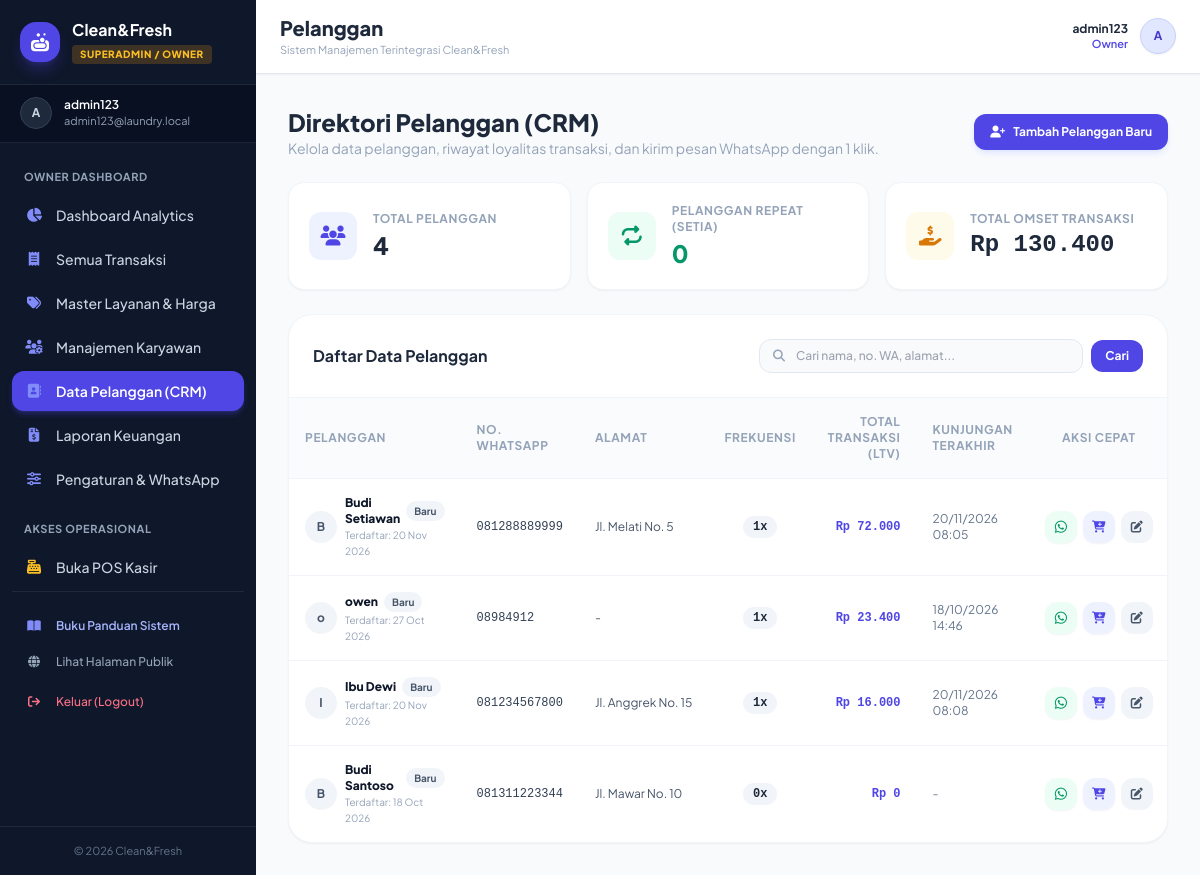
/admin/pelanggan.php (signed in), run on the app's committed database.
### tables this page shows
CREATE TABLE `settings` (
  `id` int(11) NOT NULL,
  `nama_laundry` varchar(150) NOT NULL DEFAULT 'Clean&Fresh Laundry',
  `alamat` text DEFAULT NULL,
  `whatsapp` varchar(30) DEFAULT NULL,
  `logo` varchar(255) DEFAULT NULL,
  `wa_gateway_provider` varchar(50) DEFAULT 'manual',
  `wa_api_key` varchar(255) DEFAULT NULL,
  `wa_domain` varchar(255) DEFAULT 'https://api.fonnte.com',
  `wa_template_order` text DEFAULT NULL,
  `wa_template_ready` text DEFAULT NULL,
  `receipt_footer` text DEFAULT NULL,
  `schema_version` int(11) DEFAULT 1,
  `updated_at` datetime DEFAULT current_timestamp() ON UPDATE current_timestamp(),
  PRIMARY KEY (`id`)
);

CREATE TABLE `users` (
  `id` int(11) NOT NULL AUTO_INCREMENT,
  `name` varchar(150) NOT NULL,
  `email` varchar(150) DEFAULT NULL,
  `username` varchar(50) NOT NULL,
  `password` varchar(255) NOT NULL,
  `phone` varchar(30) DEFAULT NULL,
  `nama_lengkap` varchar(100) DEFAULT NULL,
  `role` enum('superadmin','admin','customer') NOT NULL DEFAULT 'admin',
  `address` text DEFAULT NULL,
  `created_at` datetime DEFAULT current_timestamp(),
  PRIMARY KEY (`id`),
  KEY `idx_users_role_phone` (`role`,`phone`)
);

### admin/pelanggan.php (the view, shortened to what the rows shown need)
<?php
require_once '../includes/auth_check.php';
$search_cond = "";
$page = max(1, (int)($_GET['page'] ?? 1));
$per_page = 15;
$offset = ($page - 1) * $per_page;
$query_customers = "SELECT
    u.id,
    u.name,
    u.phone,
    u.address,
    u.created_at,
    COUNT(o.id) as total_orders,
    COALESCE(SUM(o.total_amount), 0) as total_spent,
    MAX(o.created_at) as last_order_date
FROM users u
LEFT JOIN orders o ON (o.customer_id = u.id OR (u.phone != '' AND o.customer_phone = u.phone))
WHERE u.role = 'customer' $search_cond
GROUP BY u.id
ORDER BY total_spent DESC, total_orders DESC, u.name ASC
LIMIT $per_page OFFSET $offset";
$res_customers = mysqli_query($conn, $query_customers);
require_once '../layout/header.php';
?>
<div class="mb-6 flex flex-col sm:flex-row justify-between items-start sm:items-center gap-4">
    <div>
        <h1 class="text-2xl font-black text-slate-800">Direktori Pelanggan (CRM)</h1>
    </div>
</div>
<div class="bg-white rounded-3xl shadow-sm border border-slate-100 overflow-hidden">
    <div class="overflow-x-auto">
        <table class="w-full text-left text-xs">
            <thead class="bg-slate-50/75 text-slate-400 font-bold uppercase tracking-wider border-b border-slate-100">
                <tr>
                    <th class="p-4">Pelanggan</th>
                    <th class="p-4">No. WhatsApp</th>
                    <th class="p-4">Alamat</th>
                    <th class="p-4 text-center">Frekuensi</th>
                    <th class="p-4 text-right">Total Transaksi (LTV)</th>
                    <th class="p-4">Kunjungan Terakhir</th>
                    <th class="p-4 text-center">Aksi Cepat</th>
                </tr>
            </thead>
            <tbody class="divide-y divide-slate-100">
                <?php if (mysqli_num_rows($res_customers) > 0): ?>
                    <?php while ($c = mysqli_fetch_assoc($res_customers)):
                        $total_orders = (int)$c['total_orders'];
                        $total_spent = (float)$c['total_spent'];
                        if ($total_orders >= 10) {
                            $badge = '<span class="px-2 py-0.5 bg-amber-100 text-amber-800 rounded-full text-[10px] font-black"><i class="fas fa-crown text-[9px] mr-1"></i>VIP</span>';
                        } elseif ($total_orders >= 4) {
                            $badge = '<span class="px-2 py-0.5 bg-indigo-100 text-indigo-800 rounded-full text-[10px] font-black"><i class="fas fa-star text-[9px] mr-1"></i>Loyal</span>';
                        } else {
                            $badge = '<span class="px-2 py-0.5 bg-slate-100 text-slate-600 rounded-full text-[10px] font-bold">Baru</span>';
                        }
                        $wa_clean = preg_replace('/[^0-9]/', '', $c['phone'] ?? '');
                        if (substr($wa_clean, 0, 1) === '0') $wa_clean = '62' . substr($wa_clean, 1);
                        $greeting = "Halo Kak " . $c['name'] . ", terima kasih telah mempercayakan pakaian Anda di " . $sys_settings['nama_laundry'] . ". Apakah ada yang bisa kami bantu?";
                        $wa_chat_url = "https://wa.me/" . $wa_clean . "?text=" . rawurlencode($greeting);
                        $pos_url = "pos.php?customer_id=" . $c['id'] . "&name=" . urlencode($c['name']) . "&phone=" . urlencode($c['phone']) . "&address=" . urlencode($c['address']);
                    ?>
                    <tr class="hover:bg-slate-50/60 transition">
                        <td class="p-4">
                            <div class="flex items-center gap-2">
                                <span class="w-8 h-8 rounded-full bg-slate-100 text-slate-600 flex items-center justify-center font-bold text-xs shrink-0">
                                    <?= substr($c['name'], 0, 1); ?>
                                </span>
                                <div>
                                    <div class="font-extrabold text-slate-900 flex items-center gap-1.5">
                                        <?= htmlspecialchars($c['name']); ?>
                                        <?= $badge; ?>
                                    </div>
                                    <span class="text-[10px] text-slate-400">Terdaftar: <?= date('d M Y', strtotime($c['created_at'])); ?></span>
                                </div>
                            </div>
                        </td>
                        <td class="p-4 font-mono font-medium text-slate-700">
                            <?= htmlspecialchars($c['phone'] ?: '-'); ?>
                        </td>
                        <td class="p-4 text-slate-600 max-w-xs truncate" title="<?= htmlspecialchars($c['address']); ?>">
                            <?= htmlspecialchars($c['address'] ?: '-'); ?>
                        </td>
                        <td class="p-4 text-center">
                            <span class="px-2.5 py-1 bg-slate-100 text-slate-800 rounded-xl font-bold font-mono">
                                <?= $total_orders; ?>x
                            </span>
                        </td>
                        <td class="p-4 text-right font-mono font-bold text-indigo-600">
                            Rp <?= number_format($total_spent, 0, ',', '.'); ?>
                        </td>
                        <td class="p-4 text-slate-500">
                            <?= !empty($c['last_order_date']) ? date('d/m/Y H:i', strtotime($c['last_order_date'])) : '-'; ?>
                        </td>
                        <td class="p-4 text-center">
                            <div class="flex items-center justify-center gap-1.5">
                                <?php if (!empty($c['phone'])): ?>
                                    <a href="<?= $wa_chat_url; ?>" target="_blank" class="w-8 h-8 rounded-xl bg-emerald-50 text-emerald-600 hover:bg-emerald-600 hover:text-white flex items-center justify-center transition shadow-sm" title="Chat WhatsApp">
                                        <i class="fab fa-whatsapp text-sm"></i>
                                    </a>
                                <?php endif; ?>
                                <a href="<?= $pos_url; ?>" class="w-8 h-8 rounded-xl bg-indigo-50 text-indigo-600 hover:bg-indigo-600 hover:text-white flex items-center justify-center transition shadow-sm" title="Buat Pesanan Baru di POS">
                                    <i class="fas fa-cart-plus text-xs"></i>
                                </a>
                                <button type="button"
                                        onclick="openEditModal(<?= $c['id']; ?>, '<?= addslashes($c['name']); ?>', '<?= addslashes($c['phone']); ?>', '<?= addslashes($c['address']); ?>')"
                                        class="w-8 h-8 rounded-xl bg-slate-100 text-slate-600 hover:bg-slate-200 flex items-center justify-center transition" title="Edit Data">
                                    <i class="fas fa-edit text-xs"></i>
                                </button>
                            </div>
                        </td>
                    </tr>
                    <?php endwhile; ?>
                <?php endif; ?>
            </tbody>
        </table>
    </div>
</div>
<?php require_once '../layout/footer.php'; ?>

### layout/header.php (shortened to what the rows shown need)
<?php
require_once __DIR__ . '/../config/database.php';
$sys_settings = get_settings($conn);
$user_role = $_SESSION['role'] ?? 'guest';
$current_page = basename($_SERVER['PHP_SELF']);
$current_dir = basename(dirname($_SERVER['PHP_SELF']));
?>
<!DOCTYPE html>
<html lang="id">
<head>
    <script src="https://cdn.tailwindcss.com"></script>
    <link rel="stylesheet" href="https://cdnjs.cloudflare.com/ajax/libs/font-awesome/6.4.0/css/all.min.css">
</head>
<body class="bg-slate-50 text-slate-800 antialiased min-h-screen flex flex-col md:flex-row" x-data="{ mobileMenu: false }">
    <aside id="sidebar"
           :class="mobileMenu ? 'translate-x-0 shadow-2xl' : '-translate-x-full md:translate-x-0'"
           class="fixed inset-y-0 left-0 z-50 w-72 md:w-64 bg-slate-900 text-slate-200 flex flex-col shrink-0 min-h-screen md:static transition-transform duration-300 ease-in-out no-print">
        <div class="p-5 border-b border-slate-800 flex items-center justify-between">
            <div class="flex items-center gap-3">
                <div>
                    <h1 class="font-bold text-white text-base leading-tight truncate w-36"><?= htmlspecialchars($sys_settings['nama_laundry']); ?></h1>
                    <span class="inline-block px-2 py-0.5 rounded text-[10px] font-black tracking-wider uppercase mt-0.5
                        <?= $user_role === 'superadmin' ? 'bg-amber-500/20 text-amber-400' : 'bg-indigo-500/20 text-indigo-400'; ?>">
                        <?= $user_role === 'superadmin' ? 'Superadmin / Owner' : 'Admin / Kasir'; ?>
                    </span>
                </div>
            </div>
        </div>
        <div class="px-5 py-3 bg-slate-950/40 border-b border-slate-800/80 flex items-center gap-3">
            <div class="w-8 h-8 rounded-full bg-slate-800 flex items-center justify-center text-slate-300 font-bold text-xs uppercase border border-slate-700">
            </div>
            <div class="overflow-hidden">
            </div>
        </div>
        <nav class="flex-1 px-3 py-4 space-y-1 overflow-y-auto text-sm font-medium">
            <?php if ($user_role === 'superadmin'): ?>
                <div class="text-[11px] font-bold uppercase text-slate-400 px-3 pt-2 pb-1 tracking-wider">Owner Dashboard</div>
                <a href="../superadmin/index.php" class="flex items-center gap-3 px-3 py-2.5 rounded-xl transition <?= ($current_page == 'index.php' && $current_dir == 'superadmin') ? 'bg-indigo-600 text-white font-semibold shadow-md shadow-indigo-600/30' : 'text-slate-300 hover:bg-slate-800 hover:text-white'; ?>">
                </a>
                <a href="../superadmin/transaksi.php" class="flex items-center gap-3 px-3 py-2.5 rounded-xl transition <?= ($current_page == 'transaksi.php') ? 'bg-indigo-600 text-white font-semibold shadow-md shadow-indigo-600/30' : 'text-slate-300 hover:bg-slate-800 hover:text-white'; ?>">
                </a>
                <a href="../superadmin/layanan.php" class="flex items-center gap-3 px-3 py-2.5 rounded-xl transition <?= ($current_page == 'layanan.php') ? 'bg-indigo-600 text-white font-semibold shadow-md shadow-indigo-600/30' : 'text-slate-300 hover:bg-slate-800 hover:text-white'; ?>">
                </a>
                <a href="../superadmin/karyawan.php" class="flex items-center gap-3 px-3 py-2.5 rounded-xl transition <?= ($current_page == 'karyawan.php') ? 'bg-indigo-600 text-white font-semibold shadow-md shadow-indigo-600/30' : 'text-slate-300 hover:bg-slate-800 hover:text-white'; ?>">
                </a>
                <a href="../superadmin/pelanggan.php" class="flex items-center gap-3 px-3 py-2.5 rounded-xl transition <?= ($current_page == 'pelanggan.php') ? 'bg-indigo-600 text-white font-semibold shadow-md shadow-indigo-600/30' : 'text-slate-300 hover:bg-slate-800 hover:text-white'; ?>">
                </a>
                <a href="../superadmin/laporan.php" class="flex items-center gap-3 px-3 py-2.5 rounded-xl transition <?= ($current_page == 'laporan.php') ? 'bg-indigo-600 text-white font-semibold shadow-md shadow-indigo-600/30' : 'text-slate-300 hover:bg-slate-800 hover:text-white'; ?>">
                </a>
                <a href="../superadmin/pengaturan.php" class="flex items-center gap-3 px-3 py-2.5 rounded-xl transition <?= ($current_page == 'pengaturan.php') ? 'bg-indigo-600 text-white font-semibold shadow-md shadow-indigo-600/30' : 'text-slate-300 hover:bg-slate-800 hover:text-white'; ?>">
                </a>
                <div class="text-[11px] font-bold uppercase text-slate-400 px-3 pt-4 pb-1 tracking-wider">Akses Operasional</div>
                <a href="../admin/pos.php" class="flex items-center gap-3 px-3 py-2.5 rounded-xl text-slate-300 hover:bg-slate-800 hover:text-white transition">
                </a>
            <?php endif; ?>
            <div class="pt-4 border-t border-slate-800 mt-4">
            </div>
        </nav>
        <div class="p-4 border-t border-slate-800 text-center text-[11px] text-slate-500">
            &copy; <?= date('Y'); ?> <?= htmlspecialchars($sys_settings['nama_laundry']); ?>
        </div>
    </aside>
    <main class="flex-1 flex flex-col min-w-0 w-full overflow-y-auto">
        <header id="top-bar" class="bg-white border-b border-slate-200 px-4 sm:px-6 py-3.5 flex items-center justify-between no-print sticky top-0 z-30 shadow-sm">
            <div class="flex items-center gap-3">
                <div>
                    <h2 class="font-extrabold text-slate-800 text-base sm:text-xl capitalize leading-tight">
                        <?php
                        $title = str_replace(['.php', '_'], ['', ' '], $current_page);
                        echo htmlspecialchars(ucwords($title));
                        ?>
                    </h2>
                    <p class="text-[11px] text-slate-400 hidden sm:block">Sistem Manajemen Terintegrasi <?= htmlspecialchars($sys_settings['nama_laundry']); ?></p>
                </div>
            </div>
        </header>
        <div class="p-3 sm:p-6 lg:p-8 flex-1 max-w-full overflow-x-hidden">

### data on the page
settings: nama_laundry "Clean&Fresh"
users: name "B", name "Budi Setiawan", created_at "20 Nov 2026", phone "081288889999", address "Jl. Melati No. 5", total_orders "1", total_spent "72.000", last_order_date "20/11/2026 08:05"
users: name "o", name "owen", created_at "27 Oct 2026", phone "08984912", address "-", total_orders "1", total_spent "23.400", last_order_date "18/10/2026 14:46"
users: name "I", name "Ibu Dewi", created_at "20 Nov 2026", phone "081234567800", address "Jl. Anggrek No. 15", total_orders "1", total_spent "16.000", last_order_date "20/11/2026 08:08"
users: name "B", name "Budi Santoso", created_at "18 Oct 2026", phone "081311223344", address "Jl. Mawar No. 10", total_orders "0", total_spent "0"

### other printed values
substr($user_name, 0, 1) "A"
$user_name "admin123"
$_SESSION['email'] "admin123@laundry.local"
$title "Pelanggan"
$total_cust_count "4"
$repeat_cust_count "0"
$total_ltv_amount "130.400"
